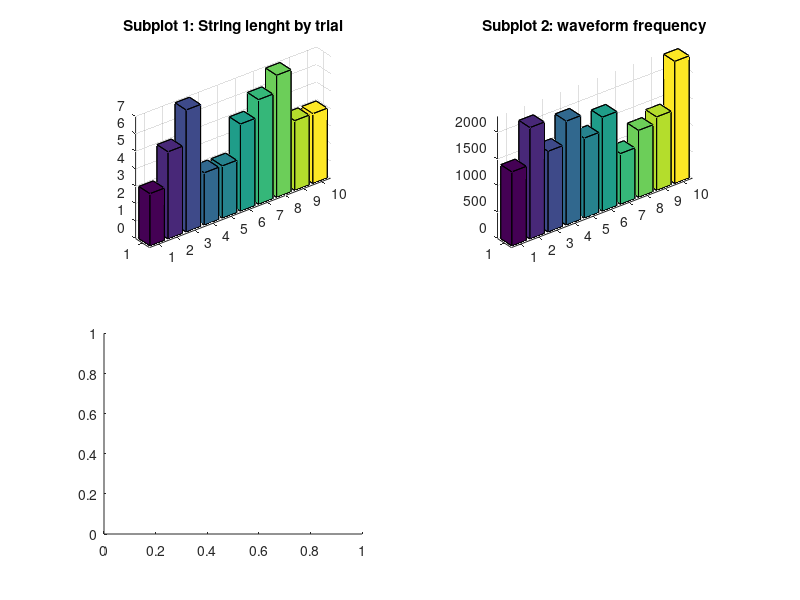

MATLAB code to generate this figure: (Note: this script raises an error after producing the figure.)
clc;
close all;
c=0;
j=1;
m=1;
n=1;
o=0;
for i=1:10;
    figure;
    msg='+';
    text(0.4,0.5,msg,'fontsize',150);
    axis off
    pause();
    clf;
    length = floor(5*rand)+3;
    X(j)=length;
    j=j+1;
    random_string = char(floor(25*rand(1, length)) + 65);
    figure (2)
    msg = random_string;
    p=random_string;
    text(0.4,0.5,msg,'fontsize',46);
    axis off;
    f=((2000*rand)+500);
    Y(m)=f;
    m=m+1;
    sr=10000;
    dur=2;
    t=1:1/sr:dur;
    x_sin=sin(2*pi*f*t);
    sound(x_sin,sr);
    pause(.75);
    clf;
    figure(2);
    msg = ('GOOD LUCK');
    text(0.1,0.5,msg,'fontsize',26);
    axis off;
    pause((rand)+.5);
    clf;
    guess = input('What did you see?','s');
    tf=strcmp(guess,p);
    Z(n)=tf;
    n=n+1;
    if tf==0
        disp('Sorry, thats incorrect');
    else disp('Great Job');
        
    end
    if tf==1
        c=c+1;
    end
    pause(1);
end

disp(['You Got ' num2str(c) ' Correct']);
figure
subplot(2,2,1);
bar3(X)
title('Subplot 1: String lenght by trial')
subplot(2,2,2);
bar3(Y)
title('Subplot 2: waveform frequency')
subplot(2,2,3);
bar3(Z)
title('Subplot 3: Accuracy')
%%
fclose('all')
 